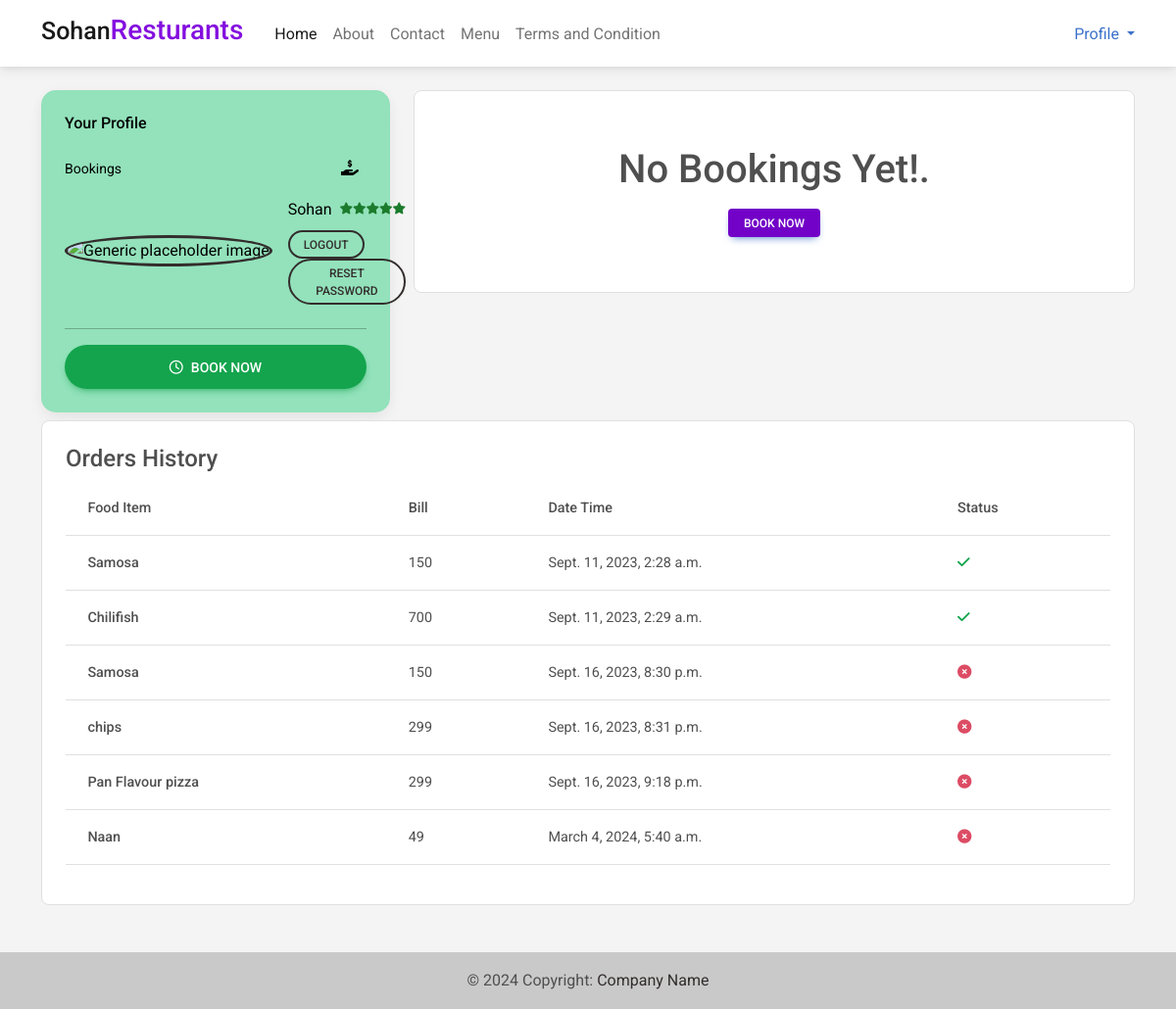
/viewprofile (signed in), run on the app's committed database.
### app/models.py (models this page shows)
class foodorder(models.Model):
    item = models.ForeignKey(fooditem, on_delete=models.CASCADE,default=1)
    user = models.ForeignKey(User, on_delete=models.CASCADE,default=1)
    bill = models.IntegerField(default=0)
    timestamp = models.DateTimeField(auto_now_add=True)
    order_status = models.BooleanField(default=False)

class fooditem(models.Model):
    restaurant = models.ForeignKey(restaurant, on_delete=models.CASCADE,default=1)
    title = models.CharField(max_length=1000,default="Nothing")
    price = models.IntegerField(default=0)
    photo = models.ImageField(null=False,blank=False,upload_to="food")
    def __str__(self) -> str:
        return self.title

### app/views.py (the view)
# urls.py: path('viewprofile',views.viewprofile,name="viewprofile"),
@login_required(login_url='/register')
def viewprofile(request):
    usr = User.objects.get(id=request.user.id)
    objects = bookingrecord.objects.filter(user=usr)
    orders = foodorder.objects.filter(user=usr)
    context = {
        "objects" : objects,
        "orders" : orders
    }
    return render(request,"viewprofiel.html",context)

### app/templates/viewprofiel.html (shortened to what this page needs)
{% extends 'basic.html' %}
{% block content %}
<div class="container mt-4 mb-md-0 mb-5">
  <div class="row">
    <div class="col-md-4">
      <div class="card" style="border-radius: 15px; background-color: #93e2bb;">
        <div class="card-body p-4 text-black">
          <div>
            <h6 class="mb-4">Your Profile</h6>
            <div class="d-flex align-items-center justify-content-between mb-3">
              <p class="small mb-0">Bookings</p>
              <p class="fw-bold mb-0"><i class="fas fa-hand-holding-usd me-2"></i>{{credit}}</p>
            </div>
          </div>
          <div class="d-flex align-items-center mb-4">
            <div class="flex-shrink-0">
              <img src="/media/{{request.user.myuser.photo}}"
                alt="Generic placeholder image" class="img-fluid rounded-circle border border-dark border-3"
                style="width: 70px;">
            </div>
            <div class="flex-grow-1 ms-3">
              <div class="d-flex flex-row align-items-center mb-2">
                <p class="mb-0 me-2">{{request.user.username}}</p>
                <ul class="mb-0 list-unstyled d-flex flex-row" style="color: #1B7B2C;">
                  <li>
                    <i class="fas fa-star fa-xs"></i>
                  </li>
                  <li>
                    <i class="fas fa-star fa-xs"></i>
                  </li>
                  <li>
                    <i class="fas fa-star fa-xs"></i>
                  </li>
                  <li>
                    <i class="fas fa-star fa-xs"></i>
                  </li>
                  <li>
                    <i class="fas fa-star fa-xs"></i>
                  </li>
                </ul>
              </div>
              <div>
                <a href="{% url 'logoutuser' %}" type="button" class="btn btn-outline-dark btn-rounded btn-sm"
                  data-mdb-ripple-color="dark">Logout</a>
                  <button  type="button" class="btn btn-outline-dark btn-rounded btn-sm"
                  data-mdb-ripple-color="dark" data-mdb-toggle="modal" data-mdb-target="#exampl">reset Password</button>
                                            </div>
            </div>
          </div>
          <hr>
          <a href="/" type="button" class="btn btn-success btn-rounded btn-block btn-lg"><i
              class="far fa-clock me-2"></i>Book Now</a>
        </div>
      </div>
    </div>
    <div class="col-md-8 mt-md-0 mt-3">
        <div class="card shadow-0 border p-2">
{% if objects %}
<table class="table">
    <thead>
      <tr>
        <th scope="col">Table ID</th>
        <th scope="col">Restaurant</th>
        <th scope="col">Date Time</th>
      </tr>
    </thead>
    <tbody>
        {% for obj in objects %}
        <tr>
            <th scope="row">{{obj.table.id}}</th>
            <td>{{obj.restaurant}}</td>
            <td>{{obj.timestamp}}</td>
          </tr>
          {% endfor %}
    </tbody>
  </table>
{% else %}
<div class="text-center py-5">
  <h1>No Bookings Yet!.</h1>
  <a href="/" class="btn btn-primary btn-sm mt-2">Book Now</a>
</div>
  {% endif %}
</div>
    </div>
  </div>
</div>
<div class="container">
    <div class="card shadow-0 border p-md-4 p-2 mt-2">
        <h4>
            Orders History
        </h4>
        <table class="table">
            <thead>
              <tr>
                <th scope="col">Food Item</th>
                <th scope="col">Bill</th>
                <th scope="col">Date Time</th>
                <th scope="col">Status</th>
              </tr>
            </thead>
            <tbody>
                {% for ord in orders %}
                <tr>
                    <th scope="row">{{ord.item}}</th>
                    <td>{{ord.bill}}</td>
                    <td>{{ord.timestamp}}</td>
                    {% if ord.order_status == True %}
                    <td><i class="fas fa-check text-success"></i></td>
                    {% else %}
                    <td><i class="fas fa-circle-xmark text-danger"></i></td>
                    {% endif %}
                  </tr>
                  {% endfor %}
            </tbody>
          </table>
    </div>
</div>
{% endblock content %}

### data on the page
foodorder: item "Samosa", bill "150", timestamp "Sept. 11, 2023, 2:28 a.m.", order_status True (drawn)
foodorder: item "Chilifish", bill "700", timestamp "Sept. 11, 2023, 2:29 a.m.", order_status True (drawn)
foodorder: item "Samosa", bill "150", timestamp "Sept. 16, 2023, 8:30 p.m.", order_status False (drawn)
foodorder: item "chips", bill "299", timestamp "Sept. 16, 2023, 8:31 p.m.", order_status False (drawn)
foodorder: item "Pan Flavour pizza", bill "299", timestamp "Sept. 16, 2023, 9:18 p.m.", order_status False (drawn)
foodorder: item "Naan", bill "49", timestamp "March 4, 2024, 5:40 a.m.", order_status False (drawn)

### other printed values
{{ request.user.username }} "Sohan"
